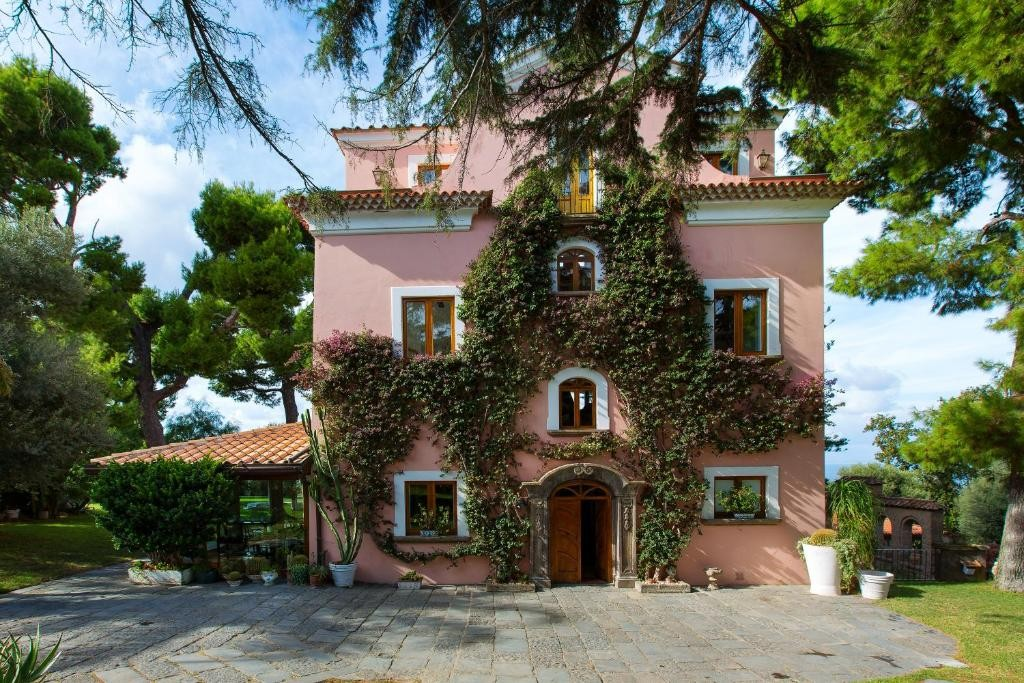
#> input picture tools/src/villa-front.jpg, 1024 x 683 px
$ python postcard-grade.py src/villa-front.jpg out.png   (older library calls are emulated)
#> lines starting #> are read from the running program, lines starting #| are printed output that depends on the picture; after the words box and inside, x2 and y2 are one past the last pixel; in counts of white or black regions, pixels touching at a corner belong together
"""Re-colour the title watercolor in the palette of a sunny painted postcard:
pale blue sky (no peach sunset), bright chartreuse and sage greens, warm
terracotta and cream town, clear turquoise-blue sea, and crisp ink edges.

    python3 tools/postcard-grade.py <in.jpg> <out.jpg> [--ink 0.5]
"""
import argparse
import cv2
import numpy as np

ap = argparse.ArgumentParser()
ap.add_argument("src"); ap.add_argument("out")
ap.add_argument("--ink", type=float, default=0.22)
a = ap.parse_args()
img = cv2.imread(a.src)
#> img is the input picture: shape (683, 1024, 3); mean B, G, R 90, 105.6, 101
H, W = img.shape[:2]
#> H = 683; W = 1024
hsv = cv2.cvtColor(img, cv2.COLOR_BGR2HSV).astype(np.float32)
h, s, v = hsv[..., 0], hsv[..., 1], hsv[..., 2]
yy = np.linspace(0, 1, H)[:, None] * np.ones((1, W))

# sky: peach and pink sunset bands become pale summer blue
warm_sky = ((h < 25) | (h > 160)) & (yy < 0.48) & (v > 170) & (s < 120)
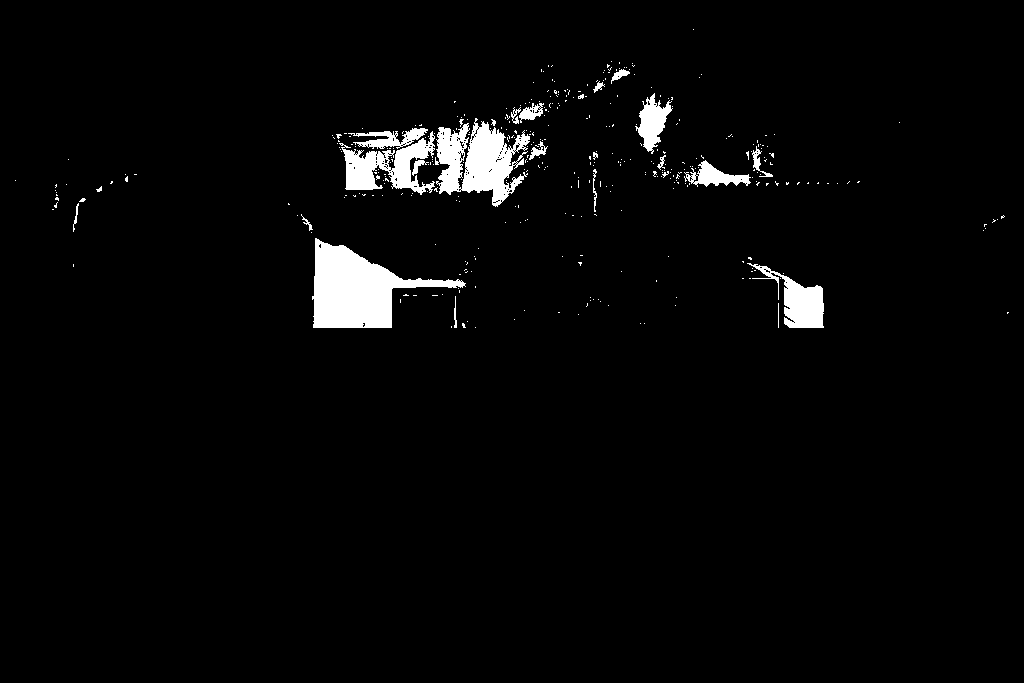
#> warm_sky: shape (683, 1024) bool; 2.9% white; 379 white regions (354 under 20 px), largest, box (x1, y1, x2, y2) and area: (312, 238, 466, 328) 6375, (435, 118, 530, 207) 4635, (339, 131, 435, 195) 2651
h[warm_sky] = 104
#> h: shape (683, 1024) float32; min 0, max 179, mean 51.5
s[warm_sky] = np.clip(s[warm_sky] * 0.7 + 20, 0, 255)
#> s: shape (683, 1024) float32; min 0, max 255, mean 106.5
v[warm_sky] = np.clip(v[warm_sky] * 1.03, 0, 255)
#> v: shape (683, 1024) float32; min 0, max 255, mean 115.6

# sea and mountains: clearer, brighter blue
blue = (h >= 90) & (h <= 125)
#> blue: shape (683, 1024) bool; 24.9% white; 554 white regions (428 under 20 px), largest, box (x1, y1, x2, y2) and area: (0, 0, 461, 300) 74353, (704, 263, 1015, 481) 27075, (0, 562, 428, 663) 18281
s[blue] = np.clip(s[blue] * 1.35 + 8, 0, 255)
v[blue] = np.clip(v[blue] * 1.04, 0, 255)

# greens: toward chartreuse and yellow-green, brighter
green = (h > 22) & (h < 90) & (s > 25)
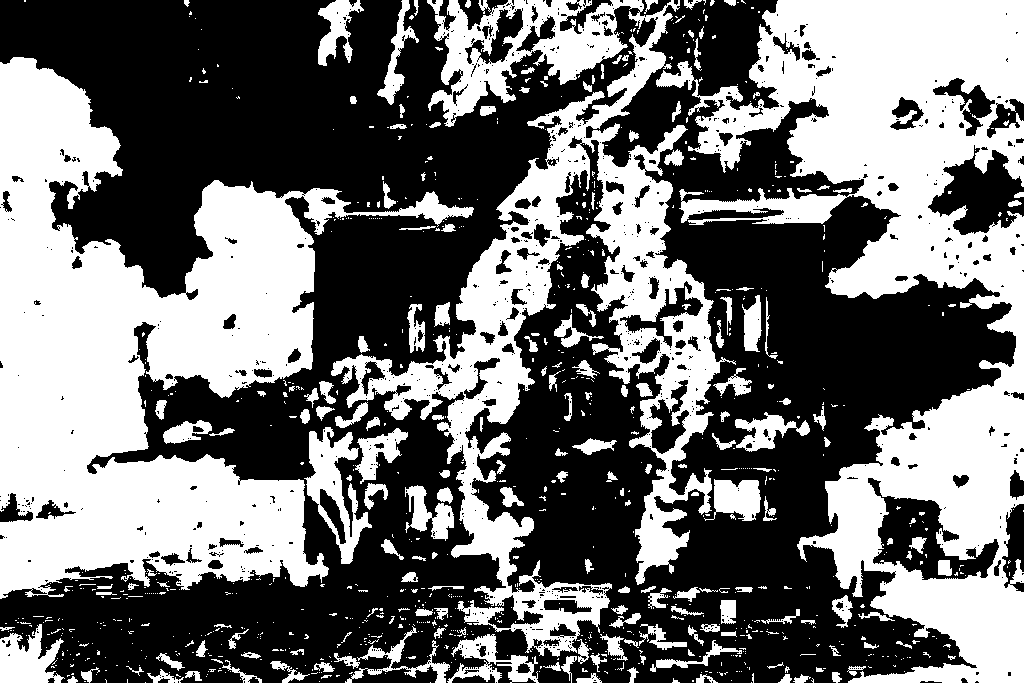
#> green: shape (683, 1024) bool; 44% white; 953 white regions (754 under 20 px), largest, box (x1, y1, x2, y2) and area: (0, 57, 474, 599) 105571, (656, 0, 1024, 683) 97739, (331, 0, 736, 657) 66201
h[green] = np.clip(h[green] * 0.85 + 3, 28, 62)
s[green] = np.clip(s[green] * 1.3 + 8, 0, 255)
v[green] = np.clip(v[green] * 1.07 + 6, 0, 255)

# cliffs and town lower down: warm terracotta and cream
warm = ((h <= 22) | (h >= 165)) & (yy >= 0.36) & (yy <= 0.6)   # the cliffs and town only
#> warm: shape (683, 1024) bool; 6% white; 188 white regions (142 under 20 px), largest, box (x1, y1, x2, y2) and area: (514, 247, 670, 410) 9567, (696, 273, 825, 410) 9050, (283, 295, 465, 410) 7175
h[warm] = 15
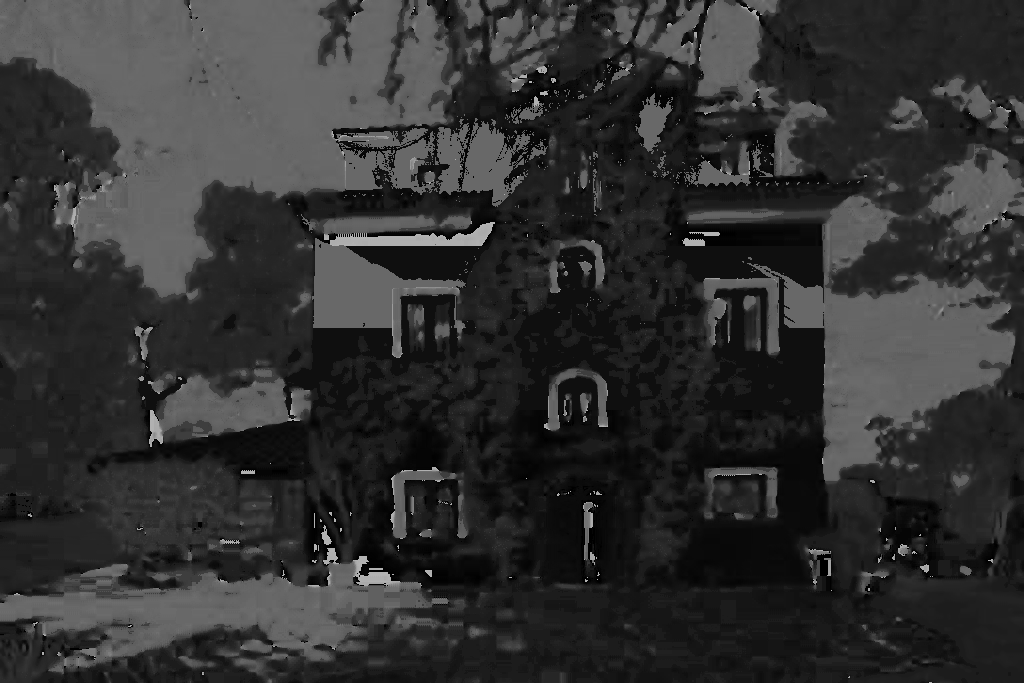
#> h: shape (683, 1024) float32; min 0, max 179, mean 49.2
s[warm] = np.clip(s[warm] * 1.25 + 6, 0, 150)
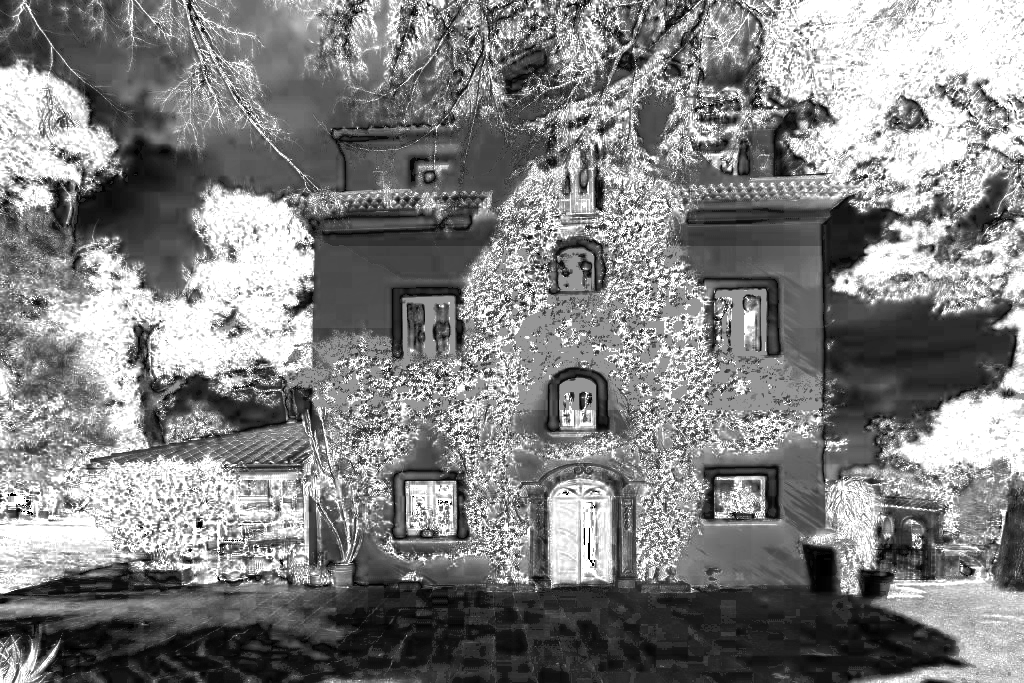
#> s: shape (683, 1024) float32; min 0, max 255, mean 129.6

out = cv2.cvtColor(np.dstack([h, s, v]).astype(np.uint8), cv2.COLOR_HSV2BGR)

# a touch of fine red-brown ink along the strongest edges, like the card's pen work
g = cv2.cvtColor(out, cv2.COLOR_BGR2GRAY).astype(np.float32)
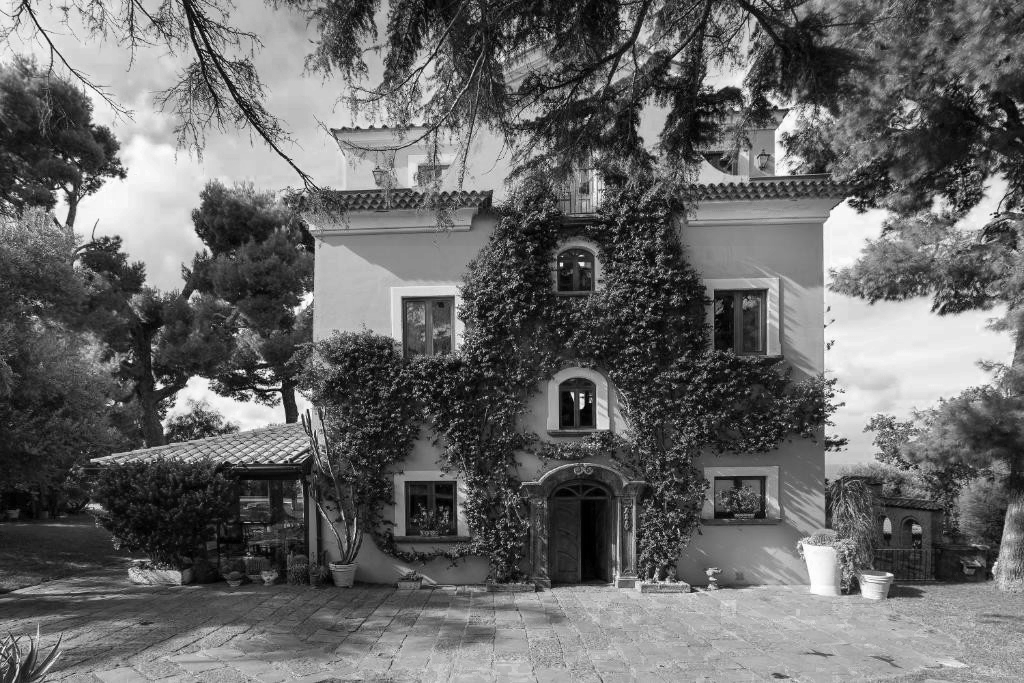
#> g: shape (683, 1024) float32; min 0, max 255, mean 104.3
e = cv2.magnitude(cv2.Sobel(g, cv2.CV_32F, 1, 0, ksize=3), cv2.Sobel(g, cv2.CV_32F, 0, 1, ksize=3))
e = np.clip((e - 70) / 120, 0, 1) * a.ink
e[: int(H * 0.25)] *= 0.2
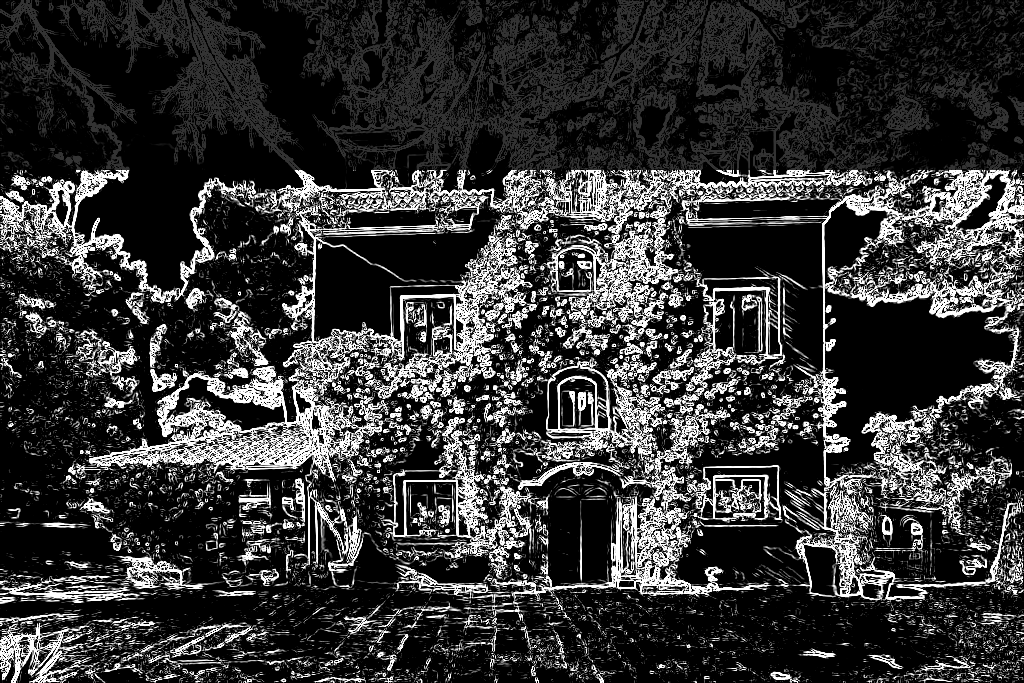
#> e: shape (683, 1024) float32; min 0, max 0.22, mean 0.0475; drawn with min black and max white
INK = np.array([52, 62, 120], np.float32)
out = out.astype(np.float32) * (1 - e[..., None]) + INK * e[..., None]
cv2.imwrite(a.out, np.clip(out, 0, 255).astype(np.uint8), [cv2.IMWRITE_JPEG_QUALITY, 90])
